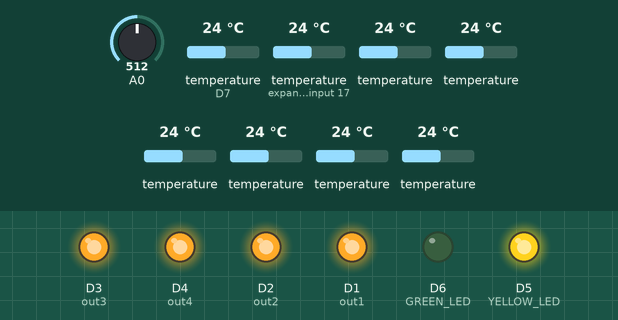
Bench run of a sketch on a simulated ESP8266 (NodeMCU). Parts: output pins drawn as LEDs (lit = HIGH). Dashed ring = blinking. Inputs (shaded band) come from the test bench; at power-on: temperature (sensors on D7, expander input 17) 24 °C, A0 = 512, temperature 24 °C. WiFi joins after 1.5 s; servers stay silent unless stated; uploads are accepted with an empty reply; what the sketch prints to the serial monitor is not drawn.

Above: at 0.1 s.
At 3.4 s:
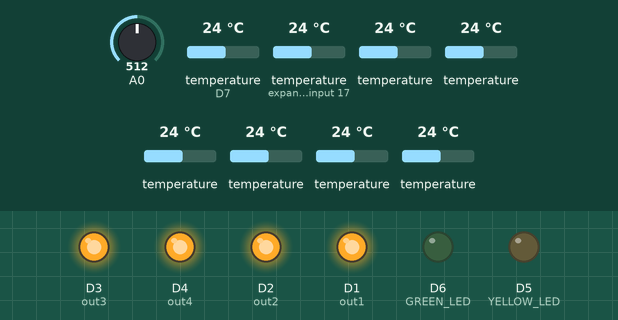
At 6.0 s:
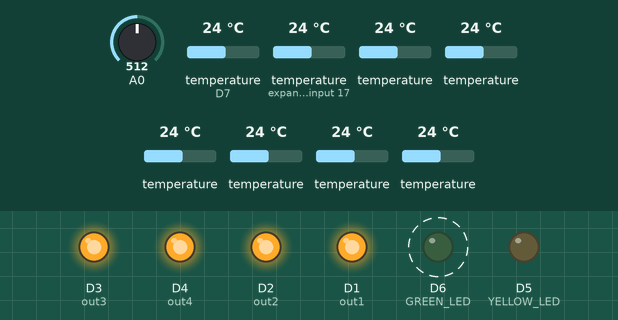
6.1 s: temperature (sensor on D7) set to 3 °C
Timing chart, 0 to 18.9 s (numbered marks = the images above; inputs shaded):
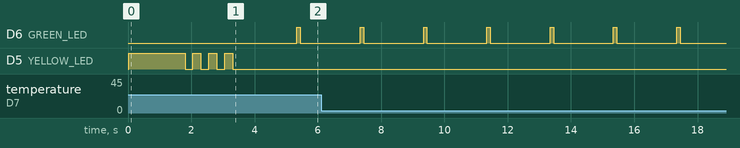

Measured:
- by itself, D6 (GREEN_LED): alternates HIGH for 0.11 s and LOW for 1.9 s

The sketch:

IoT_PRODUCTION_1_v105.ino
```cpp
///////////////////////////////////////////////
//           Прошивка для NodeMCU            //
//    Для системы nmcu-garage-controller     //
//              гаражный контроллер          //
//-------------------------------------------//
//        Автор: Гринько Роман Сергеевич     //
//             rsgrinko@gmail.com            //
///////////////////////////////////////////////
#include <Arduino.h>
#include <ESP8266WiFi.h>
#include <ESP8266WiFiMulti.h>
#include <ESP8266HTTPClient.h>
#include <WiFiClient.h>
#include <OneWire.h>
#include <DallasTemperature.h>
#include <ESP8266httpUpdate.h>
#include <WiFiManager.h>
#include <ArduinoJson.h>

const int FW_VER = 115;              // Версия прошивки
#define HW_VER "PRODUCTION_1"               // Аппаратная версия устройства

#define CONFIG_AP_NAME "IoT_Board_v1.1.5"  // название сети WiFi для настройки устройства

#define UPDATE_INTERVAL 60000           //Каждый 60 сек проверяем обновления
#define SEND_DELAY 2000                 //Задержка между запросами к серверу (для снижения нагрузки на гребаный хостинг)
#define POOLING_SENSORS_DELAY 3000      //Задержка между опросами датчиков ds18b20
#define CHECK_CONFIG_INTERVAL 10000     //Интервал получения конфигурации с сервера
#define MQTT_SEND_INTERVAL 3000         //Интервал отправки показаний на mqtt сервер

#define CHECK_UPDATE_URL "http://new-dev.it-stories.ru/controller/update/check.php?"                 // адрес проверки обновлений
#define GET_UPDATE_URL   "http://new-dev.it-stories.ru/controller/update/check.php?act=getupdate&"   // адрес получения обновлений
#define IOT_HANDLER_URL  "http://new-dev.it-stories.ru/controller/handler.php?"                      // главный обработчик
#define GET_CONFIG_URL   "http://new-dev.it-stories.ru/controller/getConfig.php?"                    // адрес получения конфигуркции контроллера

#define GREEN_LED D6        //зеленый индикатор
#define YELLOW_LED D5       //желтый индикатор
#define ONE_WIRE_BUS D7     // шина для датчиков температуры

//Сопостовляем пины esp с релюшками
const int out1 = D1;
const int out2 = D2;
const int out3 = D3;
const int out4 = D4;

// забиваем константы данными о плате
const String boardMacAddress = WiFi.macAddress();
const String boardChipID = (String)ESP.getChipId();
const String boardFlashChipID = (String)ESP.getFlashChipId();
const String boardFlashChipFrequency = (String)ESP.getFlashChipSpeed();
const String boardFlashChipSize = (String)ESP.getFlashChipSize();
const String boardFreeHeap = (String)ESP.getFreeHeap();

int dallas_resolution = 9; // разрешения датчиков DALLAS по умолчанию


StaticJsonDocument<400> doc; // определяем буфер для json
WiFiManager wm;

WiFiClient client;
HTTPClient http;

OneWire oneWire(ONE_WIRE_BUS);
DallasTemperature sensors(&oneWire);

//Задаем буфера каналов реле в ноль
int buff1 = 0;
int buff2 = 0;
int buff3 = 0;
int buff4 = 0;

int analogValue;

float ds1, ds2, ds3, ds4, ds5, ds6, ds7, ds8, ds9, ds10; // создаем глобальные температурные переменные

/*
  Тут определяем переменные для параметров, полученных с сервера
*/
/*bool use_mqtt = false;      // использовать ли MQTT сервер
String mqtt_server = "";    // MQTT сервер
int mqtt_port = 1883;       // порт MQTT сервера
String mqtt_topic;     // MQTT топик для публикации показаний
*/


uint32_t mainTimer;             // главный таймер для отправки телеметрии (unsigned long)
uint32_t poolingSensorsTimer;   // таймер для опроса датчиков
uint32_t updateTimer;           // таймер проверки обновлений
uint32_t checkConfigTimer;      // таймер получения конфигурации с сервера

void setup() {
  Serial.begin(115200);
  digitalWrite(YELLOW_LED, HIGH);
  sensors.begin(); //стартуем для датчика
  delay(10);
  sensors.setResolution(dallas_resolution); //Устанавливаем разрешение датчиков температуры по умолчанию

  inittialPins();     // определяем пины
  relaysOff();        // выключаем все каналы реле
  printBoardInfo();   // выводим информацию о контроллере

  WiFi.mode(WIFI_STA);

  bool res;
  res = wm.autoConnect(CONFIG_AP_NAME);

  if(!res) {
    Serial.println("=> WM: Failed to connect. Restart board...");
    ESP.restart();
  } else {
    Serial.println("=> WM: Connected success");
  }

  digitalWrite(YELLOW_LED, LOW);
  ledCode(4);                         // мигаем 4 раза, типа инициализация пройдена

  ota_update();                       // проверим обновления при включении и обновимся по возможности
  poolingSensors();                   // опрашиваем датчики в первый раз для заполнения переменных
  getJsonFromServer();                // получаем конфигурацию с сервера
  Serial.println("=> Setup success");
}


void loop() {

  // получение конфигурации с сервера
  if(millis() - checkConfigTimer >= CHECK_CONFIG_INTERVAL){
    checkConfigTimer = millis();
    getJsonFromServer();
  }

  analogValue = map(analogRead(A0), 0, 1024, 0, 255); // измеряем аналоговое значение пина

 // опрос датчиков
 if(millis() - poolingSensorsTimer >= POOLING_SENSORS_DELAY){
    poolingSensorsTimer = millis();
    poolingSensors(); // опрашиваем датчики
 }

 // проверка обновлений
 if(millis() - updateTimer >= UPDATE_INTERVAL){
      Serial.println("OTA RUN");
      updateTimer = millis();
      ota_update();
 }

 // отправка телеметрии и получение комманд
 if(millis() - mainTimer >= SEND_DELAY){
    mainTimer = millis();
    sendRequest();
 }/////


}//loop


/*
  Функция получения конфигурации с сервера
*/
void getJsonFromServer(){
  String url = GET_CONFIG_URL"mac=" + boardMacAddress;
  if(http.begin(client, url)){
    int httpCode = http.GET();
    if (httpCode > 0) {
      if (httpCode == HTTP_CODE_OK || httpCode == HTTP_CODE_MOVED_PERMANENTLY) {
        String payload = http.getString(); // получили ответ
        DeserializationError error = deserializeJson(doc, payload); // парсим json
        if (error) {
          Serial.print("=> Error load config from server: ");
          Serial.println(error.f_str());
          dallas_resolution = 9; // при ошибке устанавливаем разрешение по умолчанию
          return;
        }

        dallas_resolution = (int)doc["dallas_resolution"];
        /*
        use_mqtt = (bool)doc["use_mqtt"];
        mqtt_server = (String)doc["mqtt_server"];
        mqtt_port = (int)doc["mqtt_port"];
        mqtt_topic = (String)doc["mqtt_topic"];
        */
        Serial.println("* * * * * LOADED CONFIG FROM SERVER * * * * *");
        Serial.println(payload);
        Serial.println("* * * * * * * * * * * * * * * * * * * * * * *");
      } else {
        Serial.println("=> Impossible to get the configuration from the server. HTTP code other than 200");
      }
    } else {
      Serial.println("=> Impossible to get the configuration from the server. Incorrect HTTP code");
    }
  }
}////

/*
  Функция отправки данных на сервер и получения управляющих комманд
*/
void sendRequest(){
   //Здесь происходит формирование запроса для 10 (или меньше 10) подключенных датчиков температуры DS18B20, которые висят на линии
    String url = createQueryString(IOT_HANDLER_URL);
    Serial.println("=> Request url: " + url);
    printDebugDallasToSerial(); // выводим в консоль показания с датчиков
    Serial.print("=> [HTTP] begin...\n");

    if (http.begin(client, url)) {  // HTTP
      Serial.print("=> [HTTP] GET...\n");
      int httpCode = http.GET();
      if (httpCode > 0) {
        Serial.printf("=> [HTTP] GET... code: %d\n", httpCode);
        if (httpCode == HTTP_CODE_OK || httpCode == HTTP_CODE_MOVED_PERMANENTLY) {
          digitalWrite(GREEN_LED, HIGH); //Запросили,все ок, читаем, зажигаем зеленый светодиод
          String payload = http.getString(); // Получили ответ от сервера в строку

          char charPayload[5];
          payload.toCharArray(charPayload, 5); // Разбиваем ответ на символы

          //Обработка реле. Включаем или выключаем
          relayHandler(charPayload);
          delay(100); // иначе диодика не видно
          digitalWrite(GREEN_LED, LOW); //Запрос выполнен, гасим зеленый светодиод
        }
      } else {
        relaysOff();
        Serial.printf("=> [HTTP] GET... failed, error: %s\n", http.errorToString(httpCode).c_str());
        ledCode(5); // Моргаем 5 раз (код ответа отличен от 200)
      }

      http.end();

    } else {//http
      relaysOff();
      Serial.printf("=> [HTTP} Unable to connect\n");
      ledCode(2); // Моргаем 2 раза (невозможно подключиться к серверу)
      Serial.println("=> No wifi connect. Reconnecting...");
    }
}

/*
  Функция отключающая все реле (SAFETY)
*/
void relaysOff() {
  digitalWrite(out1, HIGH); //выключаем по умолчанию
  digitalWrite(out2, HIGH);
  digitalWrite(out3, HIGH);
  digitalWrite(out4, HIGH);
}

/*
  // Функция моргания кода ошибки
*/
void ledCode(int num) {
  for (int i = 0; i < num; i++) {

    digitalWrite(YELLOW_LED, HIGH);
    delay(250);
    digitalWrite(YELLOW_LED, LOW);
    delay(250);
  }
  delay(500);
}

/*
  Инициализация портов ввода/вывода
*/
void inittialPins(){
  //Задаем пины контроллера на выход для управления реле
  pinMode(out1, OUTPUT);
  pinMode(out2, OUTPUT);
  pinMode(out3, OUTPUT);
  pinMode(out4, OUTPUT);

  pinMode(YELLOW_LED, OUTPUT); //Желтый диод - выход
  pinMode(GREEN_LED, OUTPUT);  //Зеленый диод - выход
}

/* ----- OTA UPDATE  ----------*/
void update_started() {
  relaysOff();
  Serial.println("=> CALLBACK:  HTTP update process started");
}

void update_finished() {
  Serial.println("=> CALLBACK:  HTTP update process finished");
}

void update_progress(int cur, int total) {
  Serial.printf("=> CALLBACK:  HTTP update process at %d of %d bytes...\n", cur, total);
}

void update_error(int err) {
  Serial.printf("=> CALLBACK:  HTTP update fatal error code %d\n", err);
}

void ota_update() {


  String update_file = "";
  delay(50);
  Serial.println("=> Проверка обновлений...");
  if (http.begin(client, CHECK_UPDATE_URL"hw="HW_VER"&fw=" + String(FW_VER) + "&mac=" + boardMacAddress + "&chipId=" + boardChipID)) {
    int httpCode = http.GET();
    if (httpCode > 0) {
      if (httpCode == HTTP_CODE_OK || httpCode == HTTP_CODE_MOVED_PERMANENTLY) {
        String payload = http.getString();
        Serial.print("=> Последняя доступная версия: ");
        Serial.println(payload);
        if (payload.toInt() > FW_VER) {
          Serial.println("!!! Доступно обновление !!!");
          http.end();
          delay(100);
          //////////////////////////////////////////////////////
          //GET UPDATE FILE URL

          if (http.begin(client, GET_UPDATE_URL"hw="HW_VER)) {
            int httpCode = http.GET();
            if (httpCode > 0) {
              if (httpCode == HTTP_CODE_OK || httpCode == HTTP_CODE_MOVED_PERMANENTLY) {
                String update_file = http.getString();
                http.end();
                Serial.println(update_file);
                //UPDATE
                /*******************************************************/
                ESPhttpUpdate.setLedPin(GREEN_LED, LOW);
                ESPhttpUpdate.onStart(update_started);
                ESPhttpUpdate.onEnd(update_finished);
                ESPhttpUpdate.onProgress(update_progress);
                ESPhttpUpdate.onError(update_error);

                t_httpUpdate_return ret = ESPhttpUpdate.update(client, update_file);
                switch (ret) {
                  case HTTP_UPDATE_FAILED:
                    Serial.printf("HTTP_UPDATE_FAILD Error (%d): %s\n", ESPhttpUpdate.getLastError(), ESPhttpUpdate.getLastErrorString().c_str());
                    break;

                  case HTTP_UPDATE_NO_UPDATES:
                    Serial.println("HTTP_UPDATE_NO_UPDATES");
                    break;

                  case HTTP_UPDATE_OK:
                    Serial.println("HTTP_UPDATE_OK");
                    break;
                }
                /*******************************************************/
              }
            }
          }
          //////////////////////////////////////////////////////
        } else {
          Serial.println("=> У вас актуальная версия прошивки.");
        }

      }
      //http.end();
    }
  }
}

void printDebugDallasToSerial(){
    Serial.println("* * * * * * * * * D E B U G  D A L L A S * * * * * * * * *");
    Serial.print("* * * DS1: ");
    Serial.print(ds1);
    Serial.print(" * * ");

    Serial.print("DS2: ");
    Serial.print(ds2);
    Serial.print(" * * ");

    Serial.print("DS3: ");
    Serial.print(ds3);
    Serial.println(" * * *");

    Serial.print("* * * DS4: ");
    Serial.print(ds4);
    Serial.print(" * * ");

    Serial.print("DS5: ");
    Serial.print(ds5);
    Serial.print(" * * ");

    Serial.print("DS6: ");
    Serial.print(ds6);
    Serial.println(" * * *");

    Serial.print("* * * DS7: ");
    Serial.print(ds7);
    Serial.print(" * * ");

    Serial.print("DS8: ");
    Serial.print(ds8);
    Serial.print(" * * ");

    Serial.print("DS9: ");
    Serial.print(ds9);
    Serial.println(" * * *");

    Serial.print("* * * DS10: ");
    Serial.print(ds10);
    Serial.println();

    Serial.println("* * * * ** * E N D  D E B U G  D A L L A S * * * * * * *");
}

void printBoardInfo(){
    Serial.println("\n\n\n");
    Serial.println("=> Loading kernel...");
    Serial.println("*** IoT Core System");
    Serial.println("*** HW: "HW_VER", FW: "+String(FW_VER));
    Serial.println("*** ChipID: " + boardChipID);
    Serial.println("*** Flash ChipID: " + boardFlashChipID);
    Serial.println("*** Flash Chip Frequency: " + boardFlashChipFrequency);
    Serial.println("*** Flash Chip Size: " + boardFlashChipSize);
    Serial.println("*** Free Heap: " + boardFreeHeap);
    Serial.println("*** MAC: " + boardMacAddress);
    Serial.print("*** Build: ");
    Serial.print(__DATE__);
    Serial.print(" ");
    Serial.println(__TIME__);
    Serial.println("*** Made by Roman Sergevitch Grinko <rsgrinko@gmail.com>");
    Serial.println("=> System starting...");
}


/*
  Функция опроса датчиков температуры
*/
void poolingSensors(){
    sensors.setResolution(dallas_resolution);
    sensors.requestTemperatures(); //получаем температуру с датчика
    delay(100);

    ds1 = sensors.getTempCByIndex(0);
    ds2 = sensors.getTempCByIndex(1);
    ds3 = sensors.getTempCByIndex(2);
    ds4 = sensors.getTempCByIndex(3);
    ds5 = sensors.getTempCByIndex(4);
    ds6 = sensors.getTempCByIndex(5);
    ds7 = sensors.getTempCByIndex(6);
    ds8 = sensors.getTempCByIndex(7);
    ds9 = sensors.getTempCByIndex(8);
    ds10 = sensors.getTempCByIndex(9);
}

/*
   Функция формирует адрес запроса к серверу
*/
String createQueryString(String start_url){
    String url = start_url;
    url += "ds[]=";
    url += ds1;
    url += "&ds[]=";
    url += ds2;
    url += "&ds[]=";
    url += ds3;
    url += "&ds[]=";
    url += ds4;
    url += "&ds[]=";
    url += ds5;
    url += "&ds[]=";
    url += ds6;
    url += "&ds[]=";
    url += ds7;
    url += "&ds[]=";
    url += ds8;
    url += "&ds[]=";
    url += ds9;
    url += "&ds[]=";
    url += ds10;
    url += "&hw=";
    url += HW_VER;
    url += "&fw=";
    url += FW_VER;
    url += "&mac=";
    url += boardMacAddress;
    url += "&chipid=";
    url += boardChipID;
    url += "&analog=";
    url += analogValue;

    return url;
}

/*
  Функция-обработчик комманд включения/выключения реле, полученных от сервера
*/
void relayHandler(char charPayload[]){
          for (int i = 0; i < 4; i = i + 1) {
            Serial.println("=> Command " +(String)i + ": " + charPayload[i]);
          }
          if (charPayload[0] == '1') {
            digitalWrite (out1, LOW);
            Serial.println("=> R1 is ON");
          } else {
            Serial.println("=> R1 is OFF");
            digitalWrite(out1, HIGH);
          }
          if (charPayload[1] == '1') {
            Serial.println("=> R2 is ON");
            digitalWrite (out2, LOW);
          } else {
            Serial.println("=> R2 is OFF");
            digitalWrite(out2, HIGH);
          }
          if (charPayload[2] == '1') {
            Serial.println("=> R3 is ON");
            digitalWrite (out3, LOW);
          } else {
            Serial.println("=> R3 is OFF");
            digitalWrite(out3, HIGH);
          }
          if (charPayload[3] == '1') {
            Serial.println("=> R4 is ON");
            digitalWrite (out4, LOW);
          } else {
            Serial.println("=> R4 is OFF");
            digitalWrite(out4, HIGH);
          }
}
```
